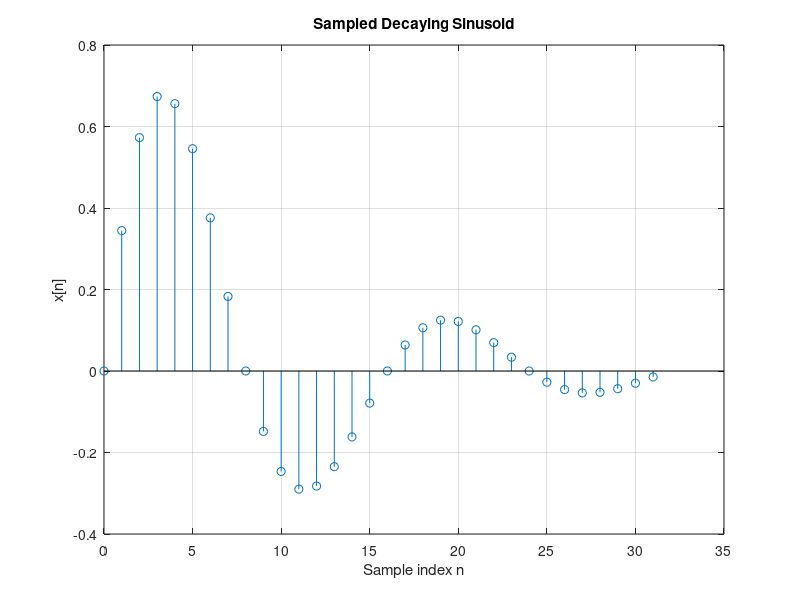

Source code (MATLAB):
n = 0:31;
x = sin(2*pi*n/16) .* (0.9 .^ n);

stem(n, x);
title('Sampled Decaying Sinusoid');
xlabel('Sample index n');
ylabel('x[n]');
grid on;
